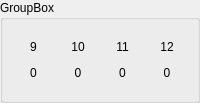
          <widget class="QGroupBox" name="groupBox_3">
           <property name="title">
            <string>GroupBox</string>
           </property>
           <layout class="QHBoxLayout" name="horizontalLayout_7">
            <item>
             <widget class="QWidget" name="widget_9" native="true">
              <property name="maximumSize">
               <size>
                <width>68</width>
                <height>16777215</height>
               </size>
              </property>
              <layout class="QVBoxLayout" name="verticalLayout_10" stretch="0,10,1">
               <item>
                <widget class="QLabel" name="lbl_ChName_9">
                 <property name="maximumSize">
                  <size>
                   <width>50</width>
                   <height>16777215</height>
                  </size>
                 </property>
                 <property name="text">
                  <string>9</string>
                 </property>
                 <property name="alignment">
                  <set>Qt::AlignCenter</set>
                 </property>
                </widget>
               </item>
               <item>
                <widget class="VolumeWidget" name="Disp_Level_9" native="true">
                 <property name="minimumSize">
                  <size>
                   <width>0</width>
                   <height>0</height>
                  </size>
                 </property>
                 <property name="maximumSize">
                  <size>
                   <width>40</width>
                   <height>16777215</height>
                  </size>
                 </property>
                 <property name="MaxValue" stdset="0">
                  <number>0</number>
                 </property>
                 <property name="MinValue" stdset="0">
                  <number>-100</number>
                 </property>
                 <property name="SingleTrack" stdset="0">
                  <bool>true</bool>
                 </property>
                 <property name="ScaleLabel" stdset="0">
                  <bool>true</bool>
                 </property>
                </widget>
               </item>
               <item>
                <widget class="QLabel" name="lbl_Level_9">
                 <property name="maximumSize">
                  <size>
                   <width>16777215</width>
                   <height>16777215</height>
                  </size>
                 </property>
                 <property name="text">
                  <string>0</string>
                 </property>
                 <property name="alignment">
                  <set>Qt::AlignCenter</set>
                 </property>
                </widget>
               </item>
              </layout>
             </widget>
            </item>
            <item>
             <widget class="QWidget" name="widget_10" native="true">
              <property name="maximumSize">
               <size>
                <width>68</width>
                <height>16777215</height>
               </size>
              </property>
              <layout class="QVBoxLayout" name="verticalLayout_11" stretch="0,10,1">
               <item>
                <widget class="QLabel" name="lbl_ChName_10">
                 <property name="maximumSize">
                  <size>
                   <width>50</width>
                   <height>16777215</height>
                  </size>
                 </property>
                 <property name="text">
                  <string>10</string>
                 </property>
                 <property name="alignment">
                  <set>Qt::AlignCenter</set>
                 </property>
                </widget>
               </item>
               <item>
                <widget class="VolumeWidget" name="Disp_Level_10" native="true">
                 <property name="minimumSize">
                  <size>
                   <width>0</width>
                   <height>0</height>
                  </size>
                 </property>
                 <property name="maximumSize">
                  <size>
                   <width>40</width>
                   <height>16777215</height>
                  </size>
                 </property>
                 <property name="MaxValue" stdset="0">
                  <number>0</number>
                 </property>
                 <property name="MinValue" stdset="0">
                  <number>-100</number>
                 </property>
                 <property name="SingleTrack" stdset="0">
                  <bool>true</bool>
                 </property>
                 <property name="ScaleLabel" stdset="0">
                  <bool>true</bool>
                 </property>
                </widget>
               </item>
               <item>
                <widget class="QLabel" name="lbl_Level_10">
                 <property name="maximumSize">
                  <size>
                   <width>16777215</width>
                   <height>16777215</height>
                  </size>
                 </property>
                 <property name="text">
                  <string>0</string>
                 </property>
                 <property name="alignment">
                  <set>Qt::AlignCenter</set>
                 </property>
                </widget>
               </item>
              </layout>
             </widget>
            </item>
            <item>
             <widget class="QWidget" name="widget_11" native="true">
              <property name="maximumSize">
               <size>
                <width>68</width>
                <height>16777215</height>
               </size>
              </property>
              <layout class="QVBoxLayout" name="verticalLayout_12" stretch="0,10,1">
               <item>
                <widget class="QLabel" name="lbl_ChName_11">
                 <property name="maximumSize">
                  <size>
                   <width>50</width>
                   <height>16777215</height>
                  </size>
                 </property>
                 <property name="text">
                  <string>11</string>
                 </property>
                 <property name="alignment">
                  <set>Qt::AlignCenter</set>
                 </property>
                </widget>
               </item>
               <item>
                <widget class="VolumeWidget" name="Disp_Level_11" native="true">
                 <property name="minimumSize">
                  <size>
                   <width>0</width>
                   <height>0</height>
                  </size>
                 </property>
                 <property name="maximumSize">
                  <size>
                   <width>40</width>
                   <height>16777215</height>
                  </size>
                 </property>
                 <property name="MaxValue" stdset="0">
                  <number>0</number>
                 </property>
                 <property name="MinValue" stdset="0">
                  <number>-100</number>
                 </property>
                 <property name="SingleTrack" stdset="0">
                  <bool>true</bool>
                 </property>
                 <property name="ScaleLabel" stdset="0">
                  <bool>true</bool>
                 </property>
                </widget>
               </item>
               <item>
                <widget class="QLabel" name="lbl_Level_11">
                 <property name="maximumSize">
                  <size>
                   <width>16777215</width>
                   <height>16777215</height>
                  </size>
                 </property>
                 <property name="text">
                  <string>0</string>
                 </property>
                 <property name="alignment">
                  <set>Qt::AlignCenter</set>
                 </property>
                </widget>
               </item>
              </layout>
             </widget>
            </item>
            <item>
             <widget class="QWidget" name="widget_12" native="true">
              <property name="maximumSize">
               <size>
                <width>68</width>
                <height>16777215</height>
               </size>
              </property>
              <layout class="QVBoxLayout" name="verticalLayout_13" stretch="0,10,1">
               <item>
                <widget class="QLabel" name="lbl_ChName_12">
                 <property name="maximumSize">
                  <size>
                   <width>50</width>
                   <height>16777215</height>
                  </size>
                 </property>
                 <property name="text">
                  <string>12</string>
                 </property>
                 <property name="alignment">
                  <set>Qt::AlignCenter</set>
                 </property>
                </widget>
               </item>
               <item>
                <widget class="VolumeWidget" name="Disp_Level_12" native="true">
                 <property name="minimumSize">
                  <size>
                   <width>0</width>
                   <height>0</height>
                  </size>
                 </property>
                 <property name="maximumSize">
                  <size>
                   <width>40</width>
                   <height>16777215</height>
                  </size>
                 </property>
                 <property name="MaxValue" stdset="0">
                  <number>0</number>
                 </property>
                 <property name="MinValue" stdset="0">
                  <number>-100</number>
                 </property>
                 <property name="SingleTrack" stdset="0">
                  <bool>true</bool>
                 </property>
                 <property name="ScaleLabel" stdset="0">
                  <bool>true</bool>
                 </property>
                </widget>
               </item>
               <item>
                <widget class="QLabel" name="lbl_Level_12">
                 <property name="maximumSize">
                  <size>
                   <width>16777215</width>
                   <height>16777215</height>
                  </size>
                 </property>
                 <property name="text">
                  <string>0</string>
                 </property>
                 <property name="alignment">
                  <set>Qt::AlignCenter</set>
                 </property>
                </widget>
               </item>
              </layout>
             </widget>
            </item>
           </layout>
          </widget>
